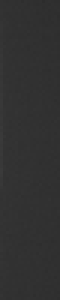
%> input picture Input/001/001_blur_bg_fragment_01.png, 20 x 100 px (shown 3 times larger); the run also reads 4 pictures not shown here
$ octave SABO12_BgFrag.m   (GNU Octave 9; MATLAB toolbox functions it lacks are replaced by stand-ins)
%> lines starting %> are read from the running program, lines starting %| are printed output that depends on the picture
### Matlab/global_settings.m
%%%%%%%%%%%%%%%%%%%%%%%%%%%
%%% Global setup file   %%%
%%%%%%%%%%%%%%%%%%%%%%%%%%%
clear;
clc;

global THESIS_PATH;
global OUTPUT_PATH;

% set this path to local thesis directory
THESIS_PATH = 'D:\Work\School\Thesis\';
% set this path to local output directory within the thesis directory
OUTPUT_PATH = [THESIS_PATH 'Output\'];

addpath(genpath(THESIS_PATH));

cd(THESIS_PATH);

### Matlab/SABO12_BgFrag.m
%%%%%%%%%%%%%%%%%%%%%%%%%%%%%%%%%%%%%%%%%%%%%%%%%%%%%%%%%%%%%%%%%%%%%%%%%%%%%%%%%%%%%%%%%%%%%%%
%%% Computations of noise statistics of background cut-outs from real-world experiment data %%%
%%%%%%%%%%%%%%%%%%%%%%%%%%%%%%%%%%%%%%%%%%%%%%%%%%%%%%%%%%%%%%%%%%%%%%%%%%%%%%%%%%%%%%%%%%%%%%%
global_settings;

lena_001_blur_bg_frag_01 = im2double(imread('001_blur_bg_fragment_01.png'));
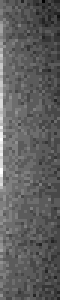
%> lena_001_blur_bg_frag_01: size 100x20 double (shown 3 times larger); min 0, max 0.0549, mean 0.0204; drawn with min black and max white
lena_001_blur_bg_frag_02 = im2double(imread('001_blur_bg_fragment_02.png'));
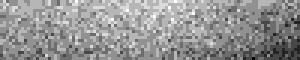
%> lena_001_blur_bg_frag_02: size 20x100 double (shown 3 times larger); min 0, max 0.0275, mean 0.016; drawn with min black and max white
lena_001_blur_bg_frag_03 = im2double(imread('001_blur_bg_fragment_03.png'));
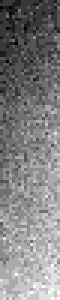
%> lena_001_blur_bg_frag_03: size 100x20 double (shown 3 times larger); min 0, max 0.0353, mean 0.0179; drawn with min black and max white

lena_001_nois_bg_frag_01 = im2double(imread('001_nois_bg_fragment_01.png'));
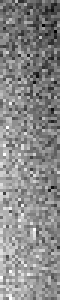
%> lena_001_nois_bg_frag_01: size 100x20 double (shown 3 times larger); min 0, max 0.0627, mean 0.0335; drawn with min black and max white
lena_001_nois_bg_frag_02 = im2double(imread('001_nois_bg_fragment_02.png'));
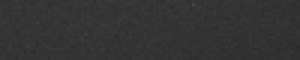
%> input picture Input/001/001_nois_bg_fragment_02.png, 100 x 20 px (shown 3 times larger)
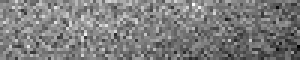
%> lena_001_nois_bg_frag_02: size 20x100 double (shown 3 times larger); min 0, max 0.0706, mean 0.0346; drawn with min black and max white
lena_001_nois_bg_frag_03 = im2double(imread('001_nois_bg_fragment_03.png'));
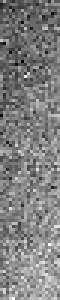
%> lena_001_nois_bg_frag_03: size 100x20 double (shown 3 times larger); min 0, max 0.0667, mean 0.0335; drawn with min black and max white

%> (the run ends here)
